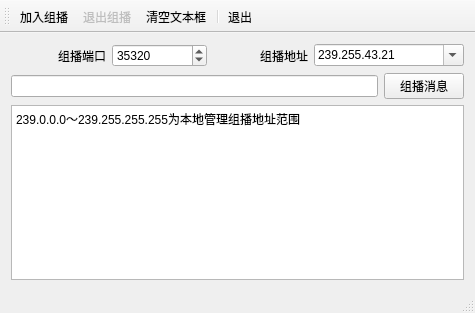
<?xml version="1.0" encoding="UTF-8"?>
<ui version="4.0">
 <class>MainWindow</class>
 <widget class="QMainWindow" name="MainWindow">
  <property name="geometry">
   <rect>
    <x>0</x>
    <y>0</y>
    <width>475</width>
    <height>313</height>
   </rect>
  </property>
  <property name="windowTitle">
   <string>MainWindow</string>
  </property>
  <widget class="QWidget" name="centralWidget">
   <layout class="QVBoxLayout" name="verticalLayout">
    <item>
     <layout class="QHBoxLayout" name="horizontalLayout">
      <item>
       <widget class="QLabel" name="label">
        <property name="text">
         <string>组播端口</string>
        </property>
        <property name="alignment">
         <set>Qt::AlignRight|Qt::AlignTrailing|Qt::AlignVCenter</set>
        </property>
       </widget>
      </item>
      <item>
       <widget class="QSpinBox" name="spinPort">
        <property name="minimum">
         <number>1</number>
        </property>
        <property name="maximum">
         <number>65535</number>
        </property>
        <property name="value">
         <number>35320</number>
        </property>
       </widget>
      </item>
      <item>
       <widget class="QLabel" name="label_3">
        <property name="text">
         <string>组播地址</string>
        </property>
        <property name="alignment">
         <set>Qt::AlignRight|Qt::AlignTrailing|Qt::AlignVCenter</set>
        </property>
       </widget>
      </item>
      <item>
       <widget class="QComboBox" name="comboIP">
        <property name="minimumSize">
         <size>
          <width>150</width>
          <height>0</height>
         </size>
        </property>
        <property name="editable">
         <bool>true</bool>
        </property>
        <property name="duplicatesEnabled">
         <bool>false</bool>
        </property>
        <item>
         <property name="text">
          <string>239.255.43.21</string>
         </property>
        </item>
        <item>
         <property name="text">
          <string>239.255.100.1</string>
         </property>
        </item>
        <item>
         <property name="text">
          <string>239.255.255.100</string>
         </property>
        </item>
       </widget>
      </item>
     </layout>
    </item>
    <item>
     <layout class="QHBoxLayout" name="horizontalLayout_2">
      <item>
       <widget class="QLineEdit" name="editMsg"/>
      </item>
      <item>
       <widget class="QPushButton" name="btnMulticast">
        <property name="text">
         <string>组播消息</string>
        </property>
       </widget>
      </item>
     </layout>
    </item>
    <item>
     <widget class="QPlainTextEdit" name="plainTextEdit">
      <property name="plainText">
       <string>239.0.0.0～239.255.255.255为本地管理组播地址范围</string>
      </property>
     </widget>
    </item>
   </layout>
  </widget>
  <widget class="QMenuBar" name="menuBar">
   <property name="geometry">
    <rect>
     <x>0</x>
     <y>0</y>
     <width>475</width>
     <height>17</height>
    </rect>
   </property>
  </widget>
  <widget class="QToolBar" name="mainToolBar">
   <property name="toolButtonStyle">
    <enum>Qt::ToolButtonTextUnderIcon</enum>
   </property>
   <attribute name="toolBarArea">
    <enum>TopToolBarArea</enum>
   </attribute>
   <attribute name="toolBarBreak">
    <bool>false</bool>
   </attribute>
   <addaction name="actStart"/>
   <addaction name="actStop"/>
   <addaction name="actClear"/>
   <addaction name="separator"/>
   <addaction name="actQuit"/>
  </widget>
  <widget class="QStatusBar" name="statusBar"/>
  <action name="actStart">
   <property name="icon">
    <iconset resource="res.qrc">
     <normaloff>:/images/images/620.bmp</normaloff>:/images/images/620.bmp</iconset>
   </property>
   <property name="text">
    <string>加入组播</string>
   </property>
  </action>
  <action name="actStop">
   <property name="enabled">
    <bool>false</bool>
   </property>
   <property name="icon">
    <iconset resource="res.qrc">
     <normaloff>:/images/images/624.bmp</normaloff>:/images/images/624.bmp</iconset>
   </property>
   <property name="text">
    <string>退出组播</string>
   </property>
  </action>
  <action name="actQuit">
   <property name="icon">
    <iconset resource="res.qrc">
     <normaloff>:/images/images/132.bmp</normaloff>:/images/images/132.bmp</iconset>
   </property>
   <property name="text">
    <string>退出</string>
   </property>
   <property name="toolTip">
    <string>退出本程序</string>
   </property>
  </action>
  <action name="actClear">
   <property name="icon">
    <iconset resource="res.qrc">
     <normaloff>:/images/images/212.bmp</normaloff>:/images/images/212.bmp</iconset>
   </property>
   <property name="text">
    <string>清空文本框</string>
   </property>
   <property name="toolTip">
    <string>清空文本框</string>
   </property>
  </action>
  <action name="actHostInfo">
   <property name="icon">
    <iconset resource="res.qrc">
     <normaloff>:/images/images/110.JPG</normaloff>:/images/images/110.JPG</iconset>
   </property>
   <property name="text">
    <string>本机地址</string>
   </property>
   <property name="toolTip">
    <string>获取本机地址</string>
   </property>
  </action>
 </widget>
 <layoutdefault spacing="6" margin="11"/>
 <resources>
  <include location="res.qrc"/>
 </resources>
 <connections>
  <connection>
   <sender>actQuit</sender>
   <signal>triggered()</signal>
   <receiver>MainWindow</receiver>
   <slot>close()</slot>
   <hints>
    <hint type="sourcelabel">
     <x>-1</x>
     <y>-1</y>
    </hint>
    <hint type="destinationlabel">
     <x>237</x>
     <y>156</y>
    </hint>
   </hints>
  </connection>
 </connections>
</ui>
